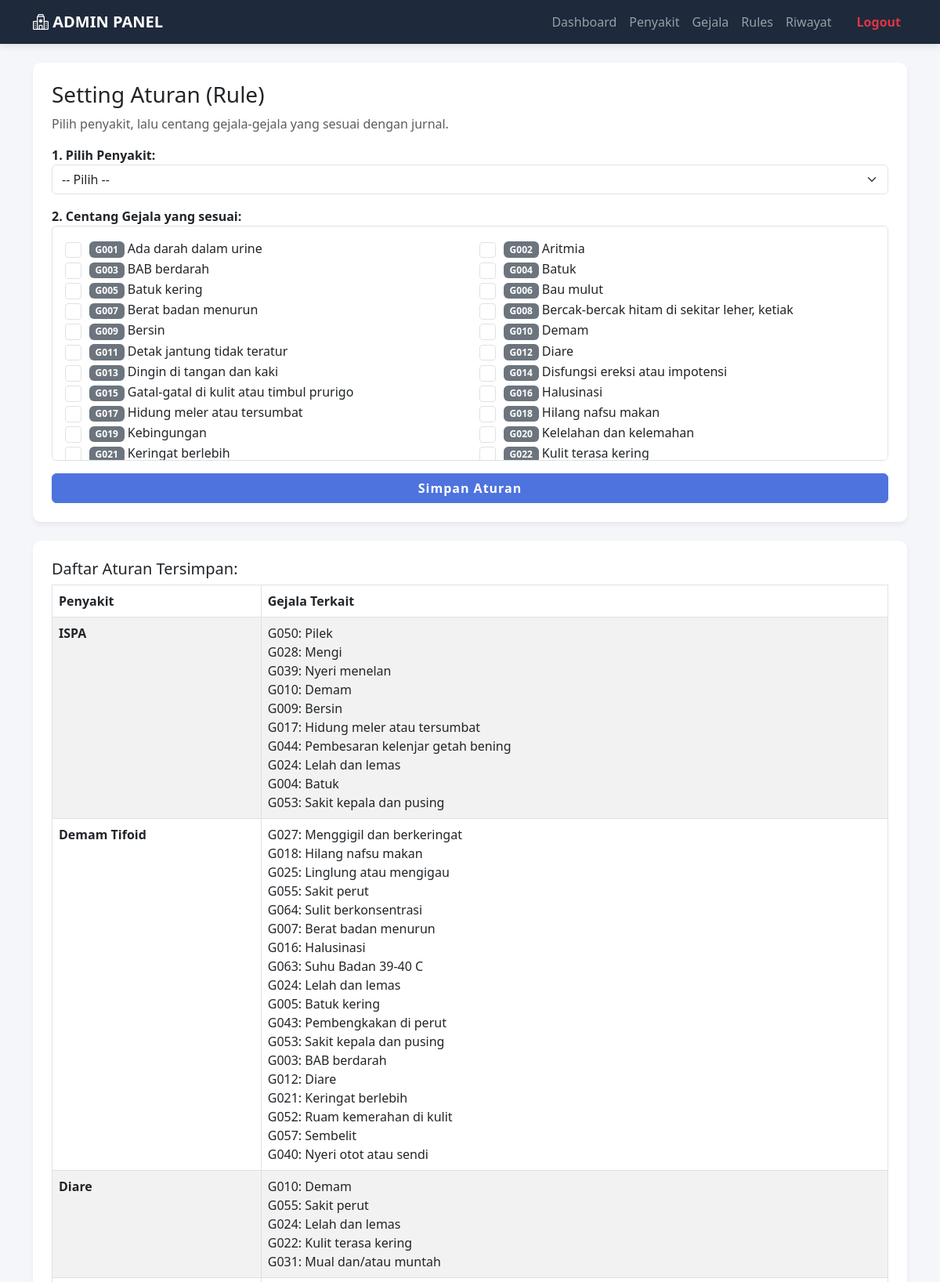
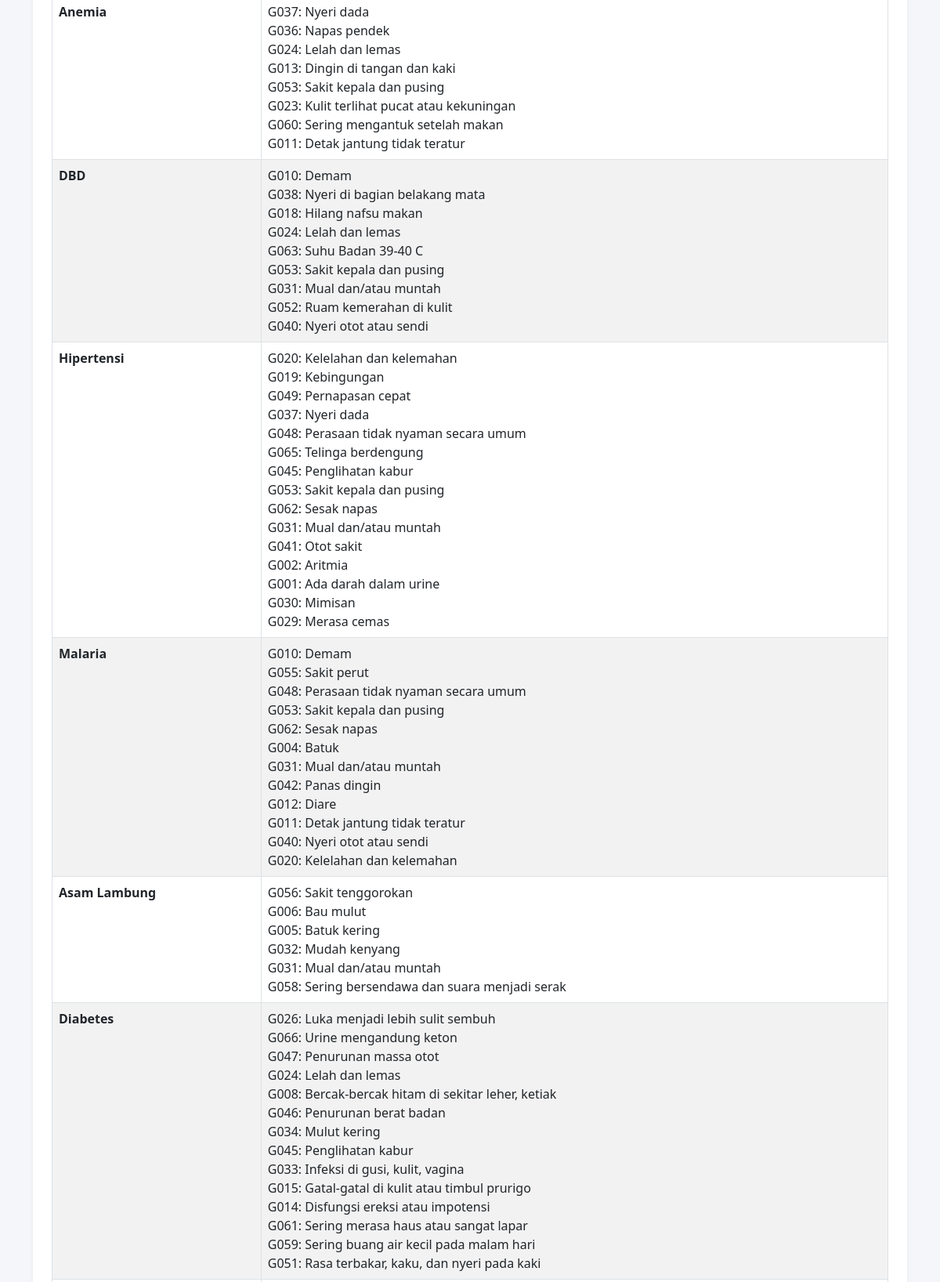
Page /admin/rule.php (signed in, upper part) on the committed database (2 pictures, top to bottom).
### tables this page shows
CREATE TABLE `gejala` (
  `kd_gejala` varchar(10) NOT NULL,
  `nm_gejala` varchar(255) DEFAULT NULL
);

### admin/rule.php (the view, shortened to what this page needs)
<?php include 'header.php';
?>
<div class="card p-4 mb-4">
    <h3>Setting Aturan (Rule)</h3>
    <p class="text-muted">Pilih penyakit, lalu centang gejala-gejala yang sesuai dengan jurnal.</p>
    <form method="POST">
        <div class="mb-3">
            <label class="fw-bold">1. Pilih Penyakit:</label>
            <select name="id_penyakit" class="form-select" required>
                <option value="">-- Pilih --</option>
            </select>
        </div>
        <label class="fw-bold">2. Centang Gejala yang sesuai:</label>
        <div class="border p-3 rounded" style="max-height: 300px; overflow-y: auto; background: #fff;">
            <div class="row">
                <?php
                $qG = mysqli_query($conn, "SELECT * FROM gejala ORDER BY kd_gejala ASC");
                while($g = mysqli_fetch_assoc($qG)){
                    echo "<div class='col-md-6'>
                            <div class='form-check'>
                                <input class='form-check-input' type='checkbox' name='gejala[]' value='{$g['kd_gejala']}' id='g_{$g['kd_gejala']}'>
                                <label class='form-check-label' for='g_{$g['kd_gejala']}'>
                                    <span class='badge bg-secondary'>{$g['kd_gejala']}</span> {$g['nm_gejala']}
                                </label>
                            </div>
                          </div>";
                }
                ?>
            </div>
        </div>
        <button type="submit" name="simpan" class="btn btn-primary w-100 mt-3">Simpan Aturan</button>
    </form>
</div>
<div class="card p-4">
    <h5>Daftar Aturan Tersimpan:</h5>
    <table class="table table-striped table-bordered">
        <thead><tr><th>Penyakit</th><th>Gejala Terkait</th></tr></thead>
        <tbody>
            <?php
            $sql = "SELECT p.nm_penyakit, GROUP_CONCAT(CONCAT(g.kd_gejala, ': ', g.nm_gejala) SEPARATOR '<br>') as daftar_gejala
                    FROM rule r
                    JOIN penyakit p ON r.id_penyakit = p.id_penyakit
                    JOIN gejala g ON r.kd_gejala = g.kd_gejala
                    GROUP BY p.id_penyakit";
            $qR = mysqli_query($conn, $sql);
            if(mysqli_num_rows($qR) > 0){
                while($row = mysqli_fetch_assoc($qR)){
                    echo "<tr>
                        <td width='25%' class='fw-bold align-top'>{$row['nm_penyakit']}</td>
                        <td class='align-top'>{$row['daftar_gejala']}</td>
                    </tr>";
                }
            } else {
                echo "<tr><td colspan='2' class='text-center'>Belum ada rule yang diatur.</td></tr>";
            }
            ?>
        </tbody>
    </table>
</div>
</body>
</html>

### css/style.css (style rules this page uses)
body { background-color: #f4f6f9; font-family: 'Segoe UI', Tahoma, Geneva, Verdana, sans-serif; min-height: 100vh; }
.card { border: none; border-radius: 10px; box-shadow: 0 4px 6px rgba(0,0,0,0.05); background-color: #fff; }
.btn-primary { background-color: #4e73df; border-color: #4e73df; font-weight: bold; letter-spacing: 1px; transition: 0.3s; }
.form-check-input { width: 1.3em; height: 1.3em; margin-right: 10px; cursor: pointer; }

### rows in the picture
gejala: kd_gejala "G001", nm_gejala "Ada darah dalam urine"
gejala: kd_gejala "G002", nm_gejala "Aritmia"
gejala: kd_gejala "G003", nm_gejala "BAB berdarah"
gejala: kd_gejala "G004", nm_gejala "Batuk"
gejala: kd_gejala "G005", nm_gejala "Batuk kering"
gejala: kd_gejala "G006", nm_gejala "Bau mulut"
gejala: kd_gejala "G007", nm_gejala "Berat badan menurun"
gejala: kd_gejala "G008", nm_gejala "Bercak-bercak hitam di sekitar leher, ketiak"
gejala: kd_gejala "G009", nm_gejala "Bersin"
gejala: kd_gejala "G010", nm_gejala "Demam"
gejala: kd_gejala "G011", nm_gejala "Detak jantung tidak teratur"
gejala: kd_gejala "G012", nm_gejala "Diare"
gejala: kd_gejala "G013", nm_gejala "Dingin di tangan dan kaki"
gejala: kd_gejala "G014", nm_gejala "Disfungsi ereksi atau impotensi"
gejala: kd_gejala "G015", nm_gejala "Gatal-gatal di kulit atau timbul prurigo"
gejala: kd_gejala "G016", nm_gejala "Halusinasi"
gejala: kd_gejala "G017", nm_gejala "Hidung meler atau tersumbat"
gejala: kd_gejala "G018", nm_gejala "Hilang nafsu makan"
gejala: kd_gejala "G019", nm_gejala "Kebingungan"
gejala: kd_gejala "G020", nm_gejala "Kelelahan dan kelemahan"
gejala: kd_gejala "G021", nm_gejala "Keringat berlebih"
gejala: kd_gejala "G022", nm_gejala "Kulit terasa kering"

### other values in the picture
$row['nm_penyakit'] "ISPA"
$row['nm_penyakit'] "Demam Tifoid"
$row['nm_penyakit'] "Diare"
$row['daftar_gejala'] "G010: Demam G055: Sakit perut G024: Lelah dan lemas G022: Kulit terasa kering G031: Mual dan/atau muntah"
$row['nm_penyakit'] "Anemia"
$row['nm_penyakit'] "DBD"
$row['nm_penyakit'] "Hipertensi"
$row['nm_penyakit'] "Malaria"
$row['nm_penyakit'] "Asam Lambung"
$row['daftar_gejala'] "G056: Sakit tenggorokan G006: Bau mulut G005: Batuk kering G032: Mudah kenyang G031: Mual dan/atau muntah G058: Sering bersendawa dan suara menjadi serak"
$row['nm_penyakit'] "Diabetes"
